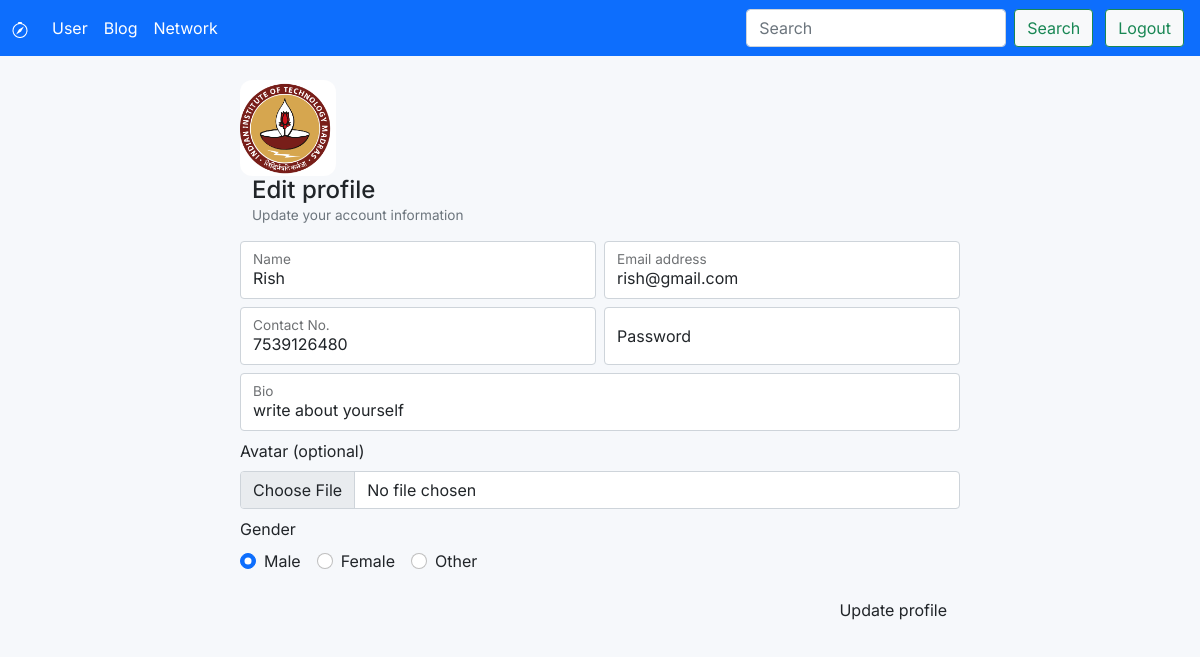
Page /profile-edit-action/3 (signed in) on the committed database.
### model.py (models this page shows)
class User(db.Model):
    __tablename__ = 'user'
    id = db.Column('id', db.Integer, primary_key = True)
    email = db.Column(db.String(100))
    name = db.Column(db.String(50))
    password = db.Column(db.String(50))
    contact_no = db.Column(db.Integer)
    sex = db.Column(db.String(6))
    profile_pic = db.Column(db.String)  #to save url for pics
    bio = db.Column(db.String(250))

### controller.py (the view, shortened to what this page needs)
@app.route('/profile-edit-action/<int:id>', methods=['GET','POST'])
def profile_action(id):
    if 'user_id' in session:
        if session['user_id'] != id:
            return redirect('/')
        if request.method == "GET":
            stud = User.query.filter_by(id=session['user_id'])
            check = [i for i in stud]
            return render_template("update_profile.html", user=check[0], userid=session['user_id'])
    else:
        return redirect('/sign-in')

### templates/update_profile.html
{% extends "base.html" %}
{% block main %}
  <div class="container py-4">
    <div class="form-signin mx-auto" style="max-width:720px;">
      <div class="auth-card">
        <div class="brand" style="justify-content:flex-start;">
          <img src="/static/{{ user.profile_pic }}" alt="avatar" class="avatar-lg" style="width:96px;height:96px;border-radius:12px;object-fit:cover">
          <div style="margin-left:12px">
            <h4 style="margin:0">Edit profile</h4>
            <div class="muted small">Update your account information</div>
          </div>
        </div>
        <form method="POST" action="/profile-edit-action/{{ userid }}" enctype="multipart/form-data" class="mt-3">
          <div class="row g-2">
            <div class="col-md-6">
              <div class="form-floating">
                <input type="text" class="form-control" id="name" value="{{ user.name }}" name="name" placeholder="Full name" required>
                <label for="name">Name</label>
              </div>
            </div>
            <div class="col-md-6">
              <div class="form-floating">
                <input type="email" class="form-control" id="email" value="{{ user.email }}" name="email" placeholder="name@example.com" required>
                <label for="email">Email address</label>
              </div>
            </div>
            <div class="col-md-6">
              <div class="form-floating">
                <input type="text" class="form-control" id="contact" value="{{ user.contact_no }}" name="contact_no" placeholder="Contact No.">
                <label for="contact">Contact No.</label>
              </div>
            </div>
            <div class="col-md-6">
              <div class="form-floating">
                <input type="password" class="form-control" id="password" name="password" placeholder="Password">
                <label for="password">Password</label>
              </div>
            </div>
            <div class="col-12">
              <div class="form-floating">
                <input type="text" class="form-control" id="bio" value="{{ user.bio }}" name="bio" placeholder="Bio">
                <label for="bio">Bio</label>
              </div>
            </div>
            <div class="col-12">
              <label class="form-label">Avatar (optional)</label>
              <input class="form-control" type="file" name="file" accept="image/*">
            </div>
            <div class="col-12">
              <label class="form-label d-block">Gender</label>
              <div class="d-flex gap-3">
                <div class="form-check">
                  <input class="form-check-input" type="radio" name="sex" id="male" value="Male" {% if user.sex == 'Male' %}checked{% endif %}>
                  <label class="form-check-label" for="male">Male</label>
                </div>
                <div class="form-check">
                  <input class="form-check-input" type="radio" name="sex" id="female" value="Female" {% if user.sex == 'Female' %}checked{% endif %}>
                  <label class="form-check-label" for="female">Female</label>
                </div>
                <div class="form-check">
                  <input class="form-check-input" type="radio" name="sex" id="other" value="Other" {% if user.sex == 'Other' %}checked{% endif %}>
                  <label class="form-check-label" for="other">Other</label>
                </div>
              </div>
            </div>
            <div class="col-12 mt-3 text-end">
              <button class="btn btn-post" type="submit">Update profile</button>
            </div>
          </div>
        </form>
      </div>
    </div>
  </div>
{% endblock %}

### static/index.css (style rules this page uses)
:root { --muted: #6b7280; --primary-500: #2563eb; --primary-600: #1e40af; --accent-gradient: linear-gradient(135deg,#4f46e5 0%,#06b6d4 100%); }
body { font-family: 'Inter', system-ui, -apple-system, 'Segoe UI', Roboto, 'Helvetica Neue', Arial; background:#f6f8fb; }
.muted { color:#6c757d }
.small { font-size:0.85rem }

### rows in the picture
User: profile_pic (picture), name "Rish", email "rish@gmail.com", contact_no "7539126480", bio "write about yourself", sex "☑ Male", sex "☐ Female", sex "☐ Other"
